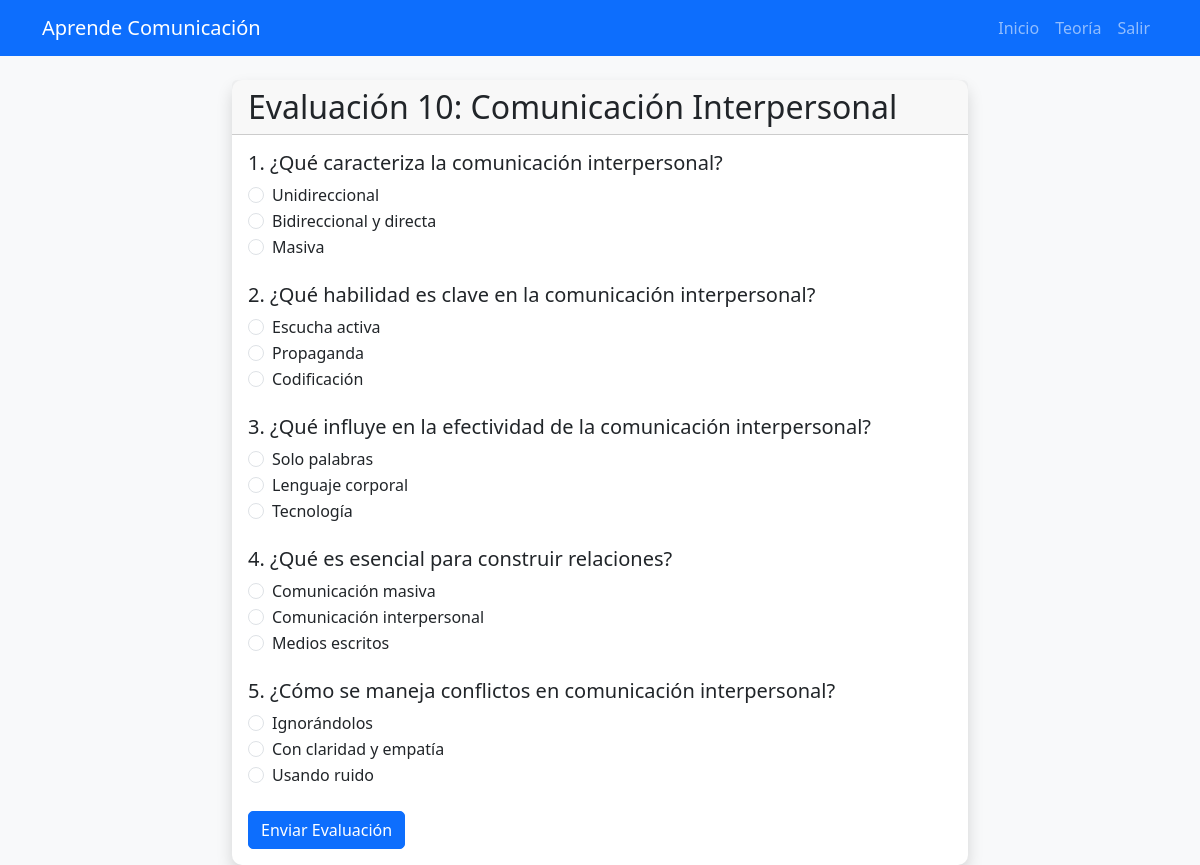
The app's page /quiz/85/ (signed in) with its own data.
### learning/models.py (models this page shows, shortened)
class Quiz(models.Model):
    title = models.CharField(max_length=200)
    topic = models.ForeignKey(Topic, on_delete=models.CASCADE, null=True, blank=True)

class Question(models.Model):
    quiz = models.ForeignKey(Quiz, on_delete=models.CASCADE)
    question_text = models.CharField(max_length=500)
    option1 = models.CharField(max_length=200)
    option2 = models.CharField(max_length=200)
    option3 = models.CharField(max_length=200)
    correct_answer = models.IntegerField()  # 1,2,3

### learning/views.py (the view)
# urls.py: path('quiz/<int:quiz_id>/', views.quiz, name='quiz'),
@login_required
def quiz(request, quiz_id):
    quiz = get_object_or_404(Quiz, id=quiz_id)
    questions = quiz.question_set.all()
    return render(request, 'learning/quiz.html', {'quiz': quiz, 'questions': questions})

### learning/templates/learning/quiz.html (shortened to what this page needs)
{% extends 'learning/base.html' %}
{% block content %}
    <div class="row justify-content-center">
        <div class="col-md-8">
            <div class="card shadow">
                <div class="card-header">
                    <h2 class="card-title mb-0">{{ quiz.title }}</h2>
                </div>
                <div class="card-body">
                    <form method="post" action="{% url 'submit_quiz' quiz.id %}">
                        {% for question in questions %}
                            <div class="mb-4">
                                <h5>{{ forloop.counter }}. {{ question.question_text }}</h5>
                                <div class="form-check">
                                    <input class="form-check-input" type="radio" name="question_{{ question.id }}" value="1" id="q{{ question.id }}1">
                                    <label class="form-check-label" for="q{{ question.id }}1">
                                        {{ question.option1 }}
                                    </label>
                                </div>
                                <div class="form-check">
                                    <input class="form-check-input" type="radio" name="question_{{ question.id }}" value="2" id="q{{ question.id }}2">
                                    <label class="form-check-label" for="q{{ question.id }}2">
                                        {{ question.option2 }}
                                    </label>
                                </div>
                                <div class="form-check">
                                    <input class="form-check-input" type="radio" name="question_{{ question.id }}" value="3" id="q{{ question.id }}3">
                                    <label class="form-check-label" for="q{{ question.id }}3">
                                        {{ question.option3 }}
                                    </label>
                                </div>
                            </div>
                        {% endfor %}
                        <button type="submit" class="btn btn-primary">Enviar Evaluación</button>
                    </form>
                </div>
            </div>
        </div>
    </div>
{% endblock %}

### learning/static/learning/css/style.css (style rules this page uses)
body { background-color: #f8f9fa; }
.card { border: none; border-radius: 10px; }
.btn { border-radius: 5px; }

### records on screen
Quiz: title "Evaluación 10: Comunicación Interpersonal"
Question: question_text "¿Qué caracteriza la comunicación interpersonal?", option1 "Unidireccional", option2 "Bidireccional y directa", option3 "Masiva"
Question: question_text "¿Qué habilidad es clave en la comunicación interpersonal?", option1 "Escucha activa", option2 "Propaganda", option3 "Codificación"
Question: question_text "¿Qué influye en la efectividad de la comunicación interpersonal?", option1 "Solo palabras", option2 "Lenguaje corporal", option3 "Tecnología"
Question: question_text "¿Qué es esencial para construir relaciones?", option1 "Comunicación masiva", option2 "Comunicación interpersonal", option3 "Medios escritos"
Question: question_text "¿Cómo se maneja conflictos en comunicación interpersonal?", option1 "Ignorándolos", option2 "Con claridad y empatía", option3 "Usando ruido"
